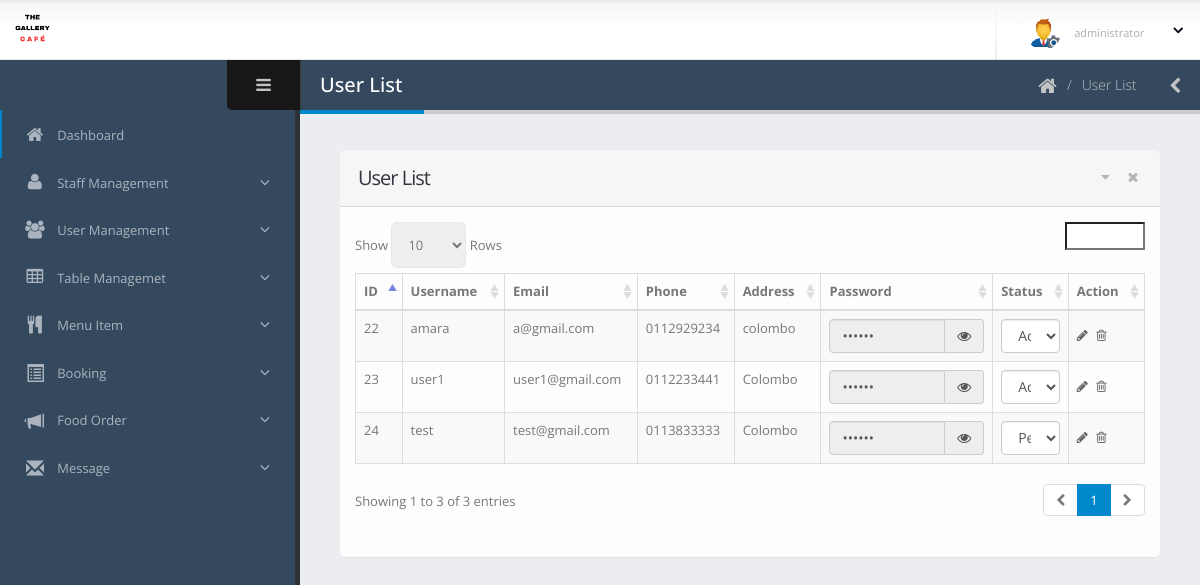
Before: /dashboard/user-list.php (signed in) with the older database file.
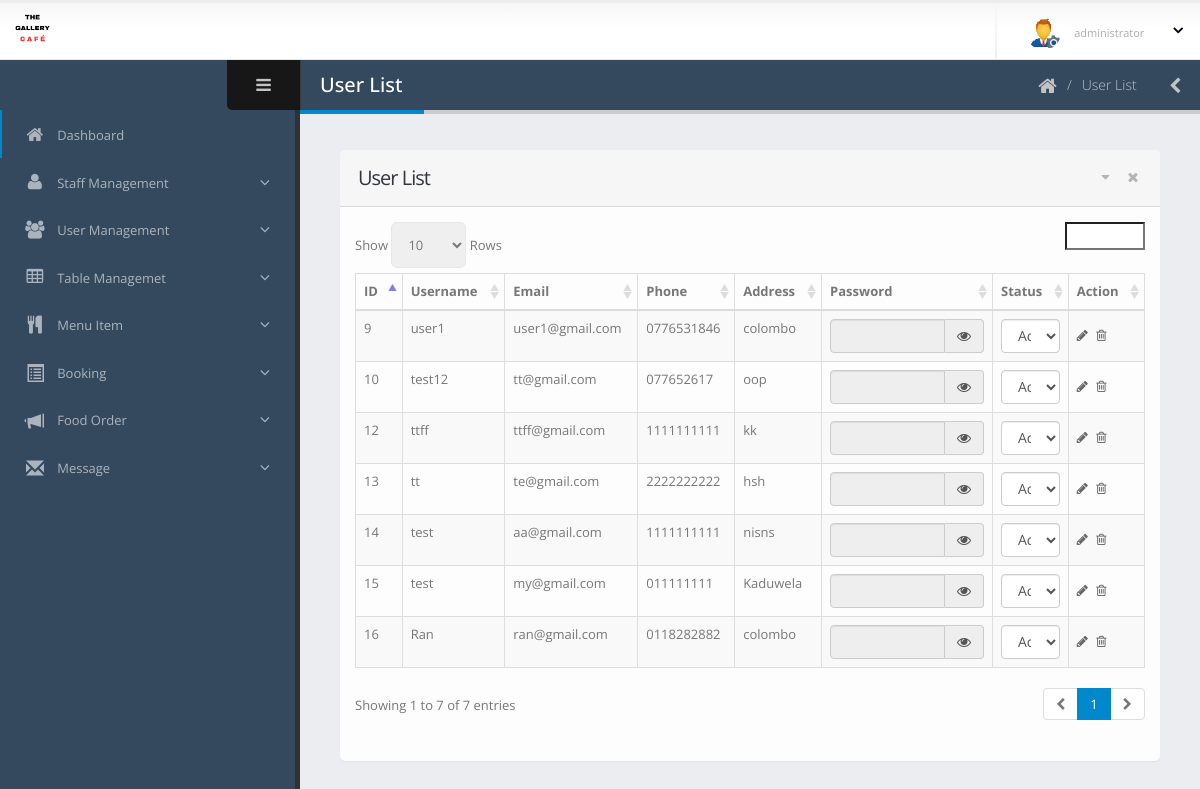
After: the same page with the newer database file.
### tables this page shows
CREATE TABLE `users` (
  `id` int(11) NOT NULL,
  `username` varchar(100) NOT NULL,
  `email` varchar(100) NOT NULL,
  `phone` varchar(15) NOT NULL,
  `address` text NOT NULL,
  `gender` enum('Male','Female') NOT NULL,
  `password` varchar(255) NOT NULL,
  `created_at` timestamp NOT NULL DEFAULT current_timestamp(),
  `status` int(11) DEFAULT NULL,
  `role` varchar(50) NOT NULL
);

### dashboard/user-list.php (the view, shortened to what the changed rows need)
<?php
include 'main/header.php';
$con = connect();
function decryptPassword($encryptedPassword, $key) {
    $c = base64_decode($encryptedPassword);
    $ivlen = openssl_cipher_iv_length($cipher = "AES-128-CBC");
    $iv = substr($c, 0, $ivlen);
    $hmac = substr($c, $ivlen, $sha2len = 32);
    $ciphertext_raw = substr($c, $ivlen + $sha2len);
    $original_plaintext = openssl_decrypt($ciphertext_raw, $cipher, $key, $options = OPENSSL_RAW_DATA, $iv);
    $calcmac = hash_hmac('sha256', $ciphertext_raw, $key, $as_binary = true);
    if (hash_equals($hmac, $calcmac)) {
        return $original_plaintext;
    }
    return false;
}
$encryptionKey = "YourSecretKeyHere";
$sql = "SELECT * FROM users ORDER BY id DESC";
$result = $con->query($sql);
?>
<!doctype html>
<html class="fixed">
    <head>
        <link rel="stylesheet" href="assets/vendor/bootstrap/css/bootstrap.css" />
        <link rel="stylesheet" href="assets/vendor/font-awesome/css/font-awesome.css" />
        <link rel="stylesheet" href="assets/vendor/magnific-popup/magnific-popup.css" />
        <link rel="stylesheet" href="assets/vendor/bootstrap-datepicker/css/datepicker3.css" />
        <link rel="stylesheet" href="assets/vendor/select2/select2.css" />
        <link rel="stylesheet" href="assets/vendor/jquery-datatables-bs3/assets/css/datatables.css" />
        <link rel="stylesheet" href="assets/stylesheets/theme.css" />
        <link rel="stylesheet" href="assets/stylesheets/skins/default.css" />
        <link rel="stylesheet" href="assets/stylesheets/theme-custom.css">
    </head>
    <body>
        <section class="body">
            <div class="inner-wrapper">
                <section role="main" class="content-body">
                    <header class="page-header">
                        <h2>User List</h2>
                    </header>
                    <section class="panel">
                        <header class="panel-heading">
                            <div class="panel-actions">
                            </div>
                            <h2 class="panel-title">User List</h2>
                        </header>
                        <div class="panel-body">
                            <table class="table table-bordered table-striped mb-none" id="datatable-default">
                                <thead>
                                    <tr>
                                        <th>ID</th>
                                        <th>Username</th>
                                        <th>Email</th>
										<th>Phone</th>
										<th>Address</th>
                                        <th>Password</th>
                                        <th>Status</th>
                                        <th>Action</th>
                                    </tr>
                                </thead>
                                <tbody>
                                    <?php
                                    while ($row = $result->fetch_assoc()) {
                                        $id = $row['id'];
                                        $username = $row['username'];
                                        $email = $row['email'];
										$phone = $row['phone'];
										$address = $row['address'];
                                        $decryptedPassword = decryptPassword($row['password'], $encryptionKey);
                                        $status = $row['status'];
                                    ?>
                                    <tr class="gradeX">
                                        <td><?php echo $id; ?></td>
                                        <td><?php echo $username; ?></td>
                                        <td><?php echo $email; ?></td>
										<td><?php echo $phone; ?></td>
										<td><?php echo $address; ?></td>
                                        <td>
                                            <div class="input-group">
                                                <input type="password" class="form-control password-field" value="<?php echo htmlspecialchars($decryptedPassword); ?>" readonly>
                                                <span class="input-group-addon">
                                                    <i class="fa fa-eye toggle-password" style="cursor: pointer;"></i>
                                                </span>
                                            </div>
                                        </td>
                                        <td>
                                            <form method="POST" action="">
                                                <select name="newStatus" onchange="this.form.submit()" class="form-control">
                                                    <option value="0" <?php echo $status == 0 ? 'selected' : ''; ?>>Pending</option>
                                                    <option value="1" <?php echo $status == 1 ? 'selected' : ''; ?>>Active</option>
                                                </select>
                                            </form>
                                        </td>
                                        <td class="actions">
                                            <a href="user-edit.php?id=<?php echo $id; ?>" class="on-default edit-row"><i class="fa fa-pencil"></i></a>
                                            <a href="#" class="on-default remove-row"><i class="fa fa-trash-o"></i></a>
                                        </td>
                                    </tr>
                                    <?php } ?>
                                </tbody>
                            </table>
                        </div>
                    </section>
                </section>
            </div>
        </section>
    </body>
</html>

Changed rows visible on the page:
removed users: id "24", username "test", email "test@gmail.com", phone "0113833333", address "Colombo", newStatus "Pending"
removed users: id "23", username "user1", email "user1@gmail.com", phone "0112233441", address "Colombo", newStatus "Active"
removed users: id "22", username "amara", email "a@gmail.com", phone "0112929234", address "colombo", newStatus "Active"
added users: id "16", username "Ran", email "ran@gmail.com", phone "0118282882", address "colombo", newStatus "Active"
added users: id "15", username "test", email "my@gmail.com", phone "011111111", address "Kaduwela", newStatus "Active"
added users: id "14", username "test", email "aa@gmail.com", phone "1111111111", address "nisns", newStatus "Active"
added users: id "13", username "tt", email "te@gmail.com", phone "2222222222", address "hsh", newStatus "Active"
added users: id "12", username "ttff", email "ttff@gmail.com", phone "1111111111", address "kk", newStatus "Active"
added users: id "10", username "test12", email "tt@gmail.com", phone "077652617", address "oop", newStatus "Active"
added users: id "9", username "user1", email "user1@gmail.com", phone "0776531846", address "colombo", newStatus "Active"
Other visible differences:
text written by a page script: "Show Rows Showing 1 to 3 of 3 entries 1" → "Show Rows Showing 1 to 7 of 7 entries 1"
